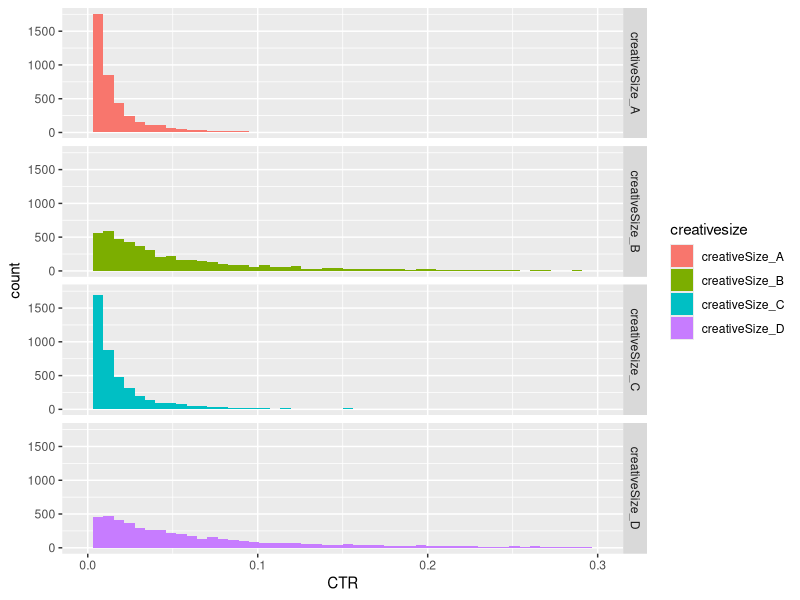
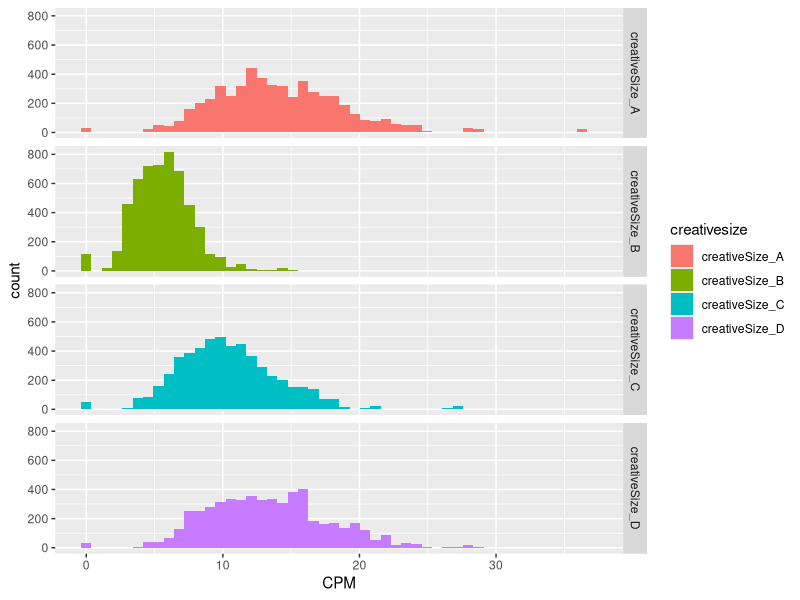

The R script that drew these images, in order:
## ---- chunk 1
knitr::opts_chunk$set(echo = TRUE)
## ---- chunk 2
library(tidyverse)
## ---- chunk 3
n_clients <- 3 # Clients
n_campaigns <- 5 # Campaigns per Client
n_placements <- 4 # Placements per Campaign
n_creativesizes <- 4 # Creative sizes per Placement
n_days <- 90 # Days of Activity
# Impressions
# Clicks
# Costs


n_totalrows <- n_clients * n_campaigns * n_placements * n_creativesizes * n_days

tt <- as_tibble(matrix(nrow = n_totalrows, ncol = 8), .name_repair = "universal")
colnames(tt) <- c("client", "campaign", "placement", "creativesize", "day", "impressions", "clicks", "cost")



vec_clients <- paste("client", LETTERS[1:n_clients], sep = "_")

list_campaigns <- vector(mode = "list", length(vec_clients))

for (i in 1:length(vec_clients)) {
  list_campaigns[[i]] <- paste(vec_clients[i], "campaign", round(runif(n_campaigns, 10000, 99999)), sep = "_")
}

vec_campaigns <- do.call(c, list_campaigns)



list_placements <- vector(mode = "list", length(vec_campaigns))

for (i in 1:length(vec_campaigns)) {
  list_placements[[i]] <- paste(vec_campaigns[i], "placement", round(runif(n_placements, 10000, 99999)), sep = "_")
}

vec_placement <- do.call(c, list_placements)



list_creativesizes <- vector(mode = "list", length(vec_placement))

for (i in 1:length(vec_placement)) {
  list_creativesizes[[i]] <- paste(vec_placement[i], "creativeSize", LETTERS[1:n_creativesizes], sep = "_")
}

vec_creativesizes <- do.call(c, list_creativesizes)



list_days <- vector(mode = "list", length(vec_creativesizes))

for (i in 1:length(vec_creativesizes)) {
  list_days[[i]] <- paste(vec_creativesizes[i], "day", 1:n_days, sep = "_")
}

vec_days <- do.call(c, list_days)


tt$client <- substr(vec_days, start = 1, stop = 8)
tt$campaign <- substr(vec_days, start = 10, stop = 23)
tt$placement <- substr(vec_days, start = 25, stop = 39)
tt$creativesize <- substr(vec_days, start = 41, stop = 54)
tt$day <- substr(vec_days, start = 60, stop = 61)



list_impressions <- vector(mode = "list", length(vec_creativesizes))

for (i in 1:length(vec_creativesizes)) {
  list_impressions[[i]] <- round(rbeta(n_days, 1.5, 10000) * 1e7)
}

vec_impressions <- do.call(c, list_impressions)

tt$impressions <- vec_impressions



list_clicks <- vector(mode = "list", length(vec_creativesizes))

for (i in 1:length(vec_creativesizes)) {
  list_clicks[[i]] <- round(rbeta(n_days, 1.5, 10000) * 1e5)
}

vec_clicks <- do.call(c, list_clicks)

tt$clicks <- vec_clicks


tt$cost <- tt$impressions * rbeta(length(vec_creativesizes), 10, 1e9) * 3e5




for (i in unique(tt$creativesize)) {
  tt$clicks[tt$creativesize == i] <- tt %>%
    filter(creativesize == i) %>%
    mutate(clicks = round(clicks * runif(1, 0.5, 5))) %>%
    pull(clicks)
}

tt$clicks[tt$clicks >= tt$impressions] <- 1


for (i in unique(tt$creativesize)) {
  tt$cost[tt$creativesize == i] <- tt %>%
    filter(creativesize == i) %>%
    mutate(cost = round(cost * runif(1, 0.5, 5))) %>%
    pull(cost)
}



## ---- chunk 4
tt$CPM <- tt$cost / tt$impressions * 1000
tt$CTR <- tt$clicks / tt$impressions
## ---- chunk 5
tt %>%
  ggplot(aes(x = CTR)) +
    geom_histogram(aes(fill = creativesize), bins = 50) +
    xlim(c(0, 0.3)) +
    facet_grid(creativesize ~ .)
## ---- chunk 6
tt %>%
  ggplot(aes(x = CPM)) +
    geom_histogram(aes(fill = creativesize), bins = 50) +
    # xlim(c(0, 0.3)) +
    facet_grid(creativesize ~ .)
## ---- chunk 7
tt
